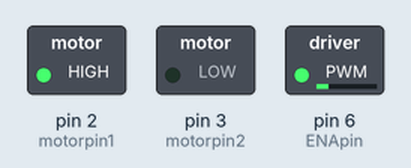
Simulated run of this sketch. Board: Arduino Uno, built with avr-gcc and run on an emulated ATmega328P. Parts: switched loads named in the sketch (green lamp = pin HIGH).

Above: at 0.1 s.
Timing chart, 0 to 1.6 s (numbered marks = the images above):
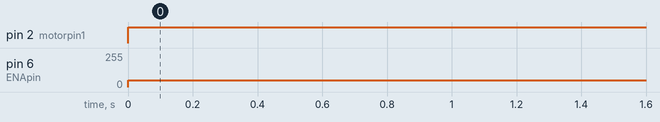

The sketch:

Dcmotor.ino
```cpp
int motorpin1 = 2;
int motorpin2 = 3;
int ENApin = 6;
int speed = 50;
void setup() {
  // put your setup code here, to run once:
  pinMode(motorpin1,OUTPUT);
  pinMode(motorpin2,OUTPUT);
  pinMode(ENApin, OUTPUT);

}

void loop() {
  // put your main code here, to run repeatedly:
  digitalWrite(motorpin1,HIGH);
  digitalWrite(motorpin2,LOW);

  analogWrite(ENApin,speed);


}
```

Measured:
- by itself, pin 2 (motorpin1): LOW → HIGH at 0.00 s
- by itself, pin 6 (ENApin): 0/255 → 50/255 at 0.00 s
